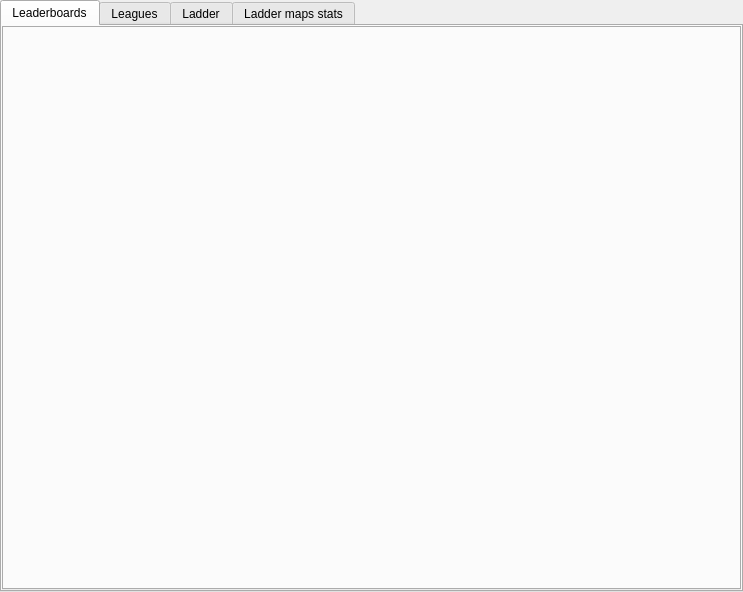
<?xml version="1.0" encoding="UTF-8"?>
<ui version="4.0">
 <class>topTabs</class>
 <widget class="QTabWidget" name="topTabs">
  <property name="geometry">
   <rect>
    <x>0</x>
    <y>0</y>
    <width>743</width>
    <height>592</height>
   </rect>
  </property>
  <property name="windowTitle">
   <string>TabWidget</string>
  </property>
  <property name="currentIndex">
   <number>0</number>
  </property>
  <widget class="QWidget" name="leaderboardsTab">
   <attribute name="title">
    <string>Leaderboards</string>
   </attribute>
   <layout class="QGridLayout" name="gridLayout_21">
    <property name="leftMargin">
     <number>0</number>
    </property>
    <property name="topMargin">
     <number>0</number>
    </property>
    <property name="rightMargin">
     <number>0</number>
    </property>
    <property name="bottomMargin">
     <number>0</number>
    </property>
    <item row="0" column="0">
     <widget class="QTabWidget" name="leaderboards">
      <property name="currentIndex">
       <number>-1</number>
      </property>
     </widget>
    </item>
   </layout>
  </widget>
  <widget class="QWidget" name="leaguesTab">
   <attribute name="title">
    <string>Leagues</string>
   </attribute>
   <layout class="QGridLayout" name="leaguesTabLayout">
    <property name="leftMargin">
     <number>0</number>
    </property>
    <property name="topMargin">
     <number>0</number>
    </property>
    <property name="rightMargin">
     <number>0</number>
    </property>
    <property name="bottomMargin">
     <number>0</number>
    </property>
    <item row="0" column="0">
     <widget class="QTabWidget" name="leagueLeaderboards">
      <property name="currentIndex">
       <number>-1</number>
      </property>
     </widget>
    </item>
   </layout>
  </widget>
  <widget class="QWidget" name="ladderTab">
   <attribute name="title">
    <string>Ladder</string>
   </attribute>
   <layout class="QGridLayout" name="gridLayout">
    <property name="leftMargin">
     <number>0</number>
    </property>
    <property name="topMargin">
     <number>0</number>
    </property>
    <property name="rightMargin">
     <number>0</number>
    </property>
    <property name="bottomMargin">
     <number>0</number>
    </property>
    <item row="0" column="0">
     <widget class="QTabWidget" name="leagues">
      <property name="currentIndex">
       <number>0</number>
      </property>
      <widget class="QWidget" name="tab1">
       <attribute name="title">
        <string>Scouts</string>
       </attribute>
       <layout class="QGridLayout" name="gridLayout_3">
        <property name="leftMargin">
         <number>0</number>
        </property>
        <property name="topMargin">
         <number>0</number>
        </property>
        <property name="rightMargin">
         <number>0</number>
        </property>
        <property name="bottomMargin">
         <number>0</number>
        </property>
        <property name="spacing">
         <number>0</number>
        </property>
        <item row="0" column="0">
         <widget class="QTabWidget" name="league0">
          <property name="currentIndex">
           <number>0</number>
          </property>
          <widget class="QWidget" name="tab_10">
           <attribute name="title">
            <string>All</string>
           </attribute>
           <layout class="QGridLayout" name="gridLayout_8">
            <property name="leftMargin">
             <number>0</number>
            </property>
            <property name="topMargin">
             <number>0</number>
            </property>
            <property name="rightMargin">
             <number>0</number>
            </property>
            <property name="bottomMargin">
             <number>0</number>
            </property>
           </layout>
          </widget>
          <widget class="QWidget" name="tab_11">
           <attribute name="title">
            <string>Divisions</string>
           </attribute>
           <layout class="QGridLayout" name="gridLayout_9">
            <property name="leftMargin">
             <number>0</number>
            </property>
            <property name="topMargin">
             <number>0</number>
            </property>
            <property name="rightMargin">
             <number>0</number>
            </property>
            <property name="bottomMargin">
             <number>0</number>
            </property>
           </layout>
          </widget>
         </widget>
        </item>
       </layout>
      </widget>
      <widget class="QWidget" name="tab2">
       <attribute name="title">
        <string>Tech 1</string>
       </attribute>
       <layout class="QGridLayout" name="gridLayout_7">
        <property name="leftMargin">
         <number>0</number>
        </property>
        <property name="topMargin">
         <number>0</number>
        </property>
        <property name="rightMargin">
         <number>0</number>
        </property>
        <property name="bottomMargin">
         <number>0</number>
        </property>
        <property name="spacing">
         <number>0</number>
        </property>
        <item row="0" column="0">
         <widget class="QTabWidget" name="league1">
          <property name="currentIndex">
           <number>0</number>
          </property>
          <widget class="QWidget" name="tab_12">
           <attribute name="title">
            <string>All</string>
           </attribute>
           <layout class="QGridLayout" name="gridLayout_17">
            <property name="leftMargin">
             <number>0</number>
            </property>
            <property name="topMargin">
             <number>0</number>
            </property>
            <property name="rightMargin">
             <number>0</number>
            </property>
            <property name="bottomMargin">
             <number>0</number>
            </property>
           </layout>
          </widget>
          <widget class="QWidget" name="tab_13">
           <attribute name="title">
            <string>Divisions</string>
           </attribute>
           <layout class="QGridLayout" name="gridLayout_16">
            <property name="leftMargin">
             <number>0</number>
            </property>
            <property name="topMargin">
             <number>0</number>
            </property>
            <property name="rightMargin">
             <number>0</number>
            </property>
            <property name="bottomMargin">
             <number>0</number>
            </property>
           </layout>
          </widget>
         </widget>
        </item>
       </layout>
      </widget>
      <widget class="QWidget" name="tab3">
       <attribute name="title">
        <string>Tech 2</string>
       </attribute>
       <layout class="QGridLayout" name="gridLayout_6">
        <property name="leftMargin">
         <number>0</number>
        </property>
        <property name="topMargin">
         <number>0</number>
        </property>
        <property name="rightMargin">
         <number>0</number>
        </property>
        <property name="bottomMargin">
         <number>0</number>
        </property>
        <property name="spacing">
         <number>0</number>
        </property>
        <item row="0" column="0">
         <widget class="QTabWidget" name="league2">
          <property name="currentIndex">
           <number>0</number>
          </property>
          <widget class="QWidget" name="tab_14">
           <attribute name="title">
            <string>All</string>
           </attribute>
           <layout class="QGridLayout" name="gridLayout_15">
            <property name="leftMargin">
             <number>0</number>
            </property>
            <property name="topMargin">
             <number>0</number>
            </property>
            <property name="rightMargin">
             <number>0</number>
            </property>
            <property name="bottomMargin">
             <number>0</number>
            </property>
           </layout>
          </widget>
          <widget class="QWidget" name="tab_15">
           <attribute name="title">
            <string>Divisions</string>
           </attribute>
           <layout class="QGridLayout" name="gridLayout_14">
            <property name="leftMargin">
             <number>0</number>
            </property>
            <property name="topMargin">
             <number>0</number>
            </property>
            <property name="rightMargin">
             <number>0</number>
            </property>
            <property name="bottomMargin">
             <number>0</number>
            </property>
           </layout>
          </widget>
         </widget>
        </item>
       </layout>
      </widget>
      <widget class="QWidget" name="tab4">
       <attribute name="title">
        <string>Tech 3</string>
       </attribute>
       <layout class="QGridLayout" name="gridLayout_5">
        <property name="leftMargin">
         <number>0</number>
        </property>
        <property name="topMargin">
         <number>0</number>
        </property>
        <property name="rightMargin">
         <number>0</number>
        </property>
        <property name="bottomMargin">
         <number>0</number>
        </property>
        <property name="spacing">
         <number>0</number>
        </property>
        <item row="0" column="0">
         <widget class="QTabWidget" name="league3">
          <property name="currentIndex">
           <number>0</number>
          </property>
          <widget class="QWidget" name="tab_16">
           <attribute name="title">
            <string>All</string>
           </attribute>
           <layout class="QGridLayout" name="gridLayout_13">
            <property name="leftMargin">
             <number>0</number>
            </property>
            <property name="topMargin">
             <number>0</number>
            </property>
            <property name="rightMargin">
             <number>0</number>
            </property>
            <property name="bottomMargin">
             <number>0</number>
            </property>
           </layout>
          </widget>
          <widget class="QWidget" name="tab_17">
           <attribute name="title">
            <string>Divisions</string>
           </attribute>
           <layout class="QGridLayout" name="gridLayout_12">
            <property name="leftMargin">
             <number>0</number>
            </property>
            <property name="topMargin">
             <number>0</number>
            </property>
            <property name="rightMargin">
             <number>0</number>
            </property>
            <property name="bottomMargin">
             <number>0</number>
            </property>
           </layout>
          </widget>
         </widget>
        </item>
       </layout>
      </widget>
      <widget class="QWidget" name="tab5">
       <attribute name="title">
        <string>XPs</string>
       </attribute>
       <layout class="QGridLayout" name="gridLayout_4">
        <property name="leftMargin">
         <number>0</number>
        </property>
        <property name="topMargin">
         <number>0</number>
        </property>
        <property name="rightMargin">
         <number>0</number>
        </property>
        <property name="bottomMargin">
         <number>0</number>
        </property>
        <property name="spacing">
         <number>0</number>
        </property>
        <item row="0" column="0">
         <widget class="QTabWidget" name="league4">
          <property name="currentIndex">
           <number>0</number>
          </property>
          <widget class="QWidget" name="tab_18">
           <attribute name="title">
            <string>All</string>
           </attribute>
           <layout class="QGridLayout" name="gridLayout_11">
            <property name="leftMargin">
             <number>0</number>
            </property>
            <property name="topMargin">
             <number>0</number>
            </property>
            <property name="rightMargin">
             <number>0</number>
            </property>
            <property name="bottomMargin">
             <number>0</number>
            </property>
           </layout>
          </widget>
          <widget class="QWidget" name="tab_19">
           <attribute name="title">
            <string>Divisions</string>
           </attribute>
           <layout class="QGridLayout" name="gridLayout_10">
            <property name="leftMargin">
             <number>0</number>
            </property>
            <property name="topMargin">
             <number>0</number>
            </property>
            <property name="rightMargin">
             <number>0</number>
            </property>
            <property name="bottomMargin">
             <number>0</number>
            </property>
           </layout>
          </widget>
         </widget>
        </item>
       </layout>
      </widget>
      <widget class="QWidget" name="LadderRatings">
       <attribute name="title">
        <string>Ladder Ratings</string>
       </attribute>
       <layout class="QGridLayout" name="gridLayout_2">
        <property name="leftMargin">
         <number>0</number>
        </property>
        <property name="topMargin">
         <number>0</number>
        </property>
        <property name="rightMargin">
         <number>0</number>
        </property>
        <property name="bottomMargin">
         <number>0</number>
        </property>
       </layout>
      </widget>
     </widget>
    </item>
   </layout>
  </widget>
  <widget class="QWidget" name="laddermapTab">
   <attribute name="title">
    <string>Ladder maps stats</string>
   </attribute>
   <layout class="QGridLayout" name="gridLayout_18"/>
  </widget>
 </widget>
 <resources/>
 <connections/>
</ui>
